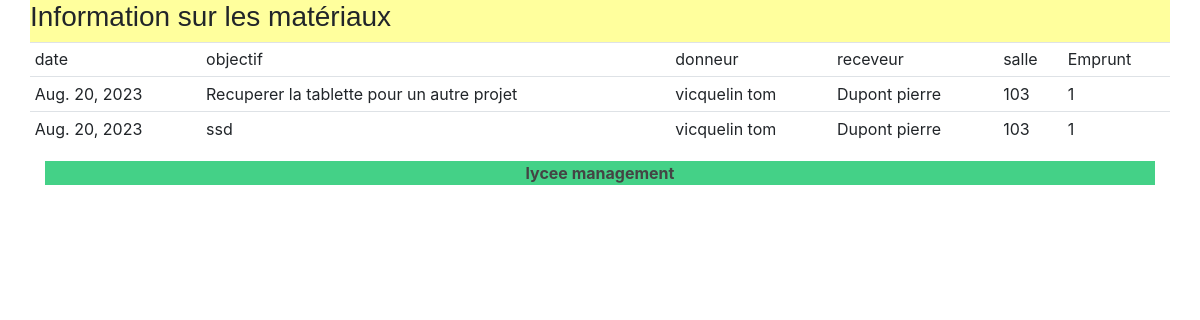
/lycee/passassion/info, run on the app's committed database.
### lycee/models.py (models this page shows, shortened)
class Passassion(models.Model):
    donneur = models.ForeignKey(Enseignant, on_delete=models.CASCADE, related_name="enseignant_donneur")
    receveur = models.ForeignKey(Enseignant, on_delete=models.CASCADE, related_name="enseignant_receveur")
    date = models.DateField()
    lieu = models.ForeignKey(Salle, on_delete=models.CASCADE)
    objectif = models.TextField(max_length=255)
    emprunt = models.ForeignKey(Emprunt, on_delete=models.CASCADE, related_name="emprunt_lier")

class Enseignant(models.Model):
    nom = models.CharField(
        max_length=50,
        blank=False,
        null=False
    )
    prenom = models.CharField(
        max_length=50,
        blank=False,
        null=False
    )

class Salle(models.Model):
    TYPE_CHOICES = (
        ('001', '001'),
        ('101', '101'), ('102', '102'), ('103', '103'), ('104', '104'), ('105', '105'),
        ('201', '201'), ('202', '202'), ('203', '203'), ('204', '204'), ('205', '205'),
        ('301', '301'), ('302', '302'), ('303', '303'), ('304', '304'), ('305', '305'),
    )
    numero = models.CharField(max_length=50, choices=TYPE_CHOICES)

### lycee/views.py (the view)
# urls.py: path('lycee/passassion/info', InfoPassassionView, name="info_passassion"),
def InfoPassassionView(request):
    result_list = Passassion.objects.all
    enseignent_list = Enseignant.objects.all
    salle_list = Salle.objects.all
    context = {'list': result_list, 'enseignant_list': enseignent_list, 'salle_list': salle_list}
    return render(request, 'lycee/passassion/info.html', context)

### lycee/templates/lycee/passassion/info.html
{% extends 'master.html'%}
{% block title %}
    Information sur les matériaux
{% endblock %}
{% block content %}
    <table class="table table-sm">
        <thead>
            <tr>
                <td>date</td>
                <td>objectif</td>
                <td>donneur</td>
                <td>receveur</td>
                <td>salle</td>
                <td>Emprunt</td>
            </tr>
        </thead>
        <tbody>
        {% for passassion in list %}
            <tr>
                <td>{{passassion.date}}</td>
                <td>{{passassion.objectif}}</td>
                {% for enseignant in enseignant_list %}
                    {% if enseignant.id == passassion.donneur_id %}
                        <td>{{enseignant.nom}} {{enseignant.prenom}}</td>
                    {% endif %}
                    {% if enseignant.id == passassion.receveur_id %}
                        <td>{{enseignant.nom}} {{enseignant.prenom}}</td>
                    {% endif %}
                {% endfor %}
                {% for salle in salle_list %}
                    {% if salle.id == passassion.lieu_id %}
                        <td>{{salle.numero}}</td>
                    {% endif %}
                {% endfor %}
                <td>{{passassion.emprunt_id}}</td>
            </tr>
        {% endfor %}
        </tbody>
    </table>
{% endblock %}

### lycee/static/lycee/style.css (style rules this page uses)
html { position: relative; min-height: 100%; }

### data on the page
Passassion: date "Aug. 20, 2023", objectif "Recuperer la tablette pour un autre projet", emprunt_id "1"
Enseignant: nom "vicquelin", prenom "tom"
Enseignant: nom "Dupont", prenom "pierre"
Salle: numero "103"
Passassion: date "Aug. 20, 2023", objectif "ssd", emprunt_id "1"
